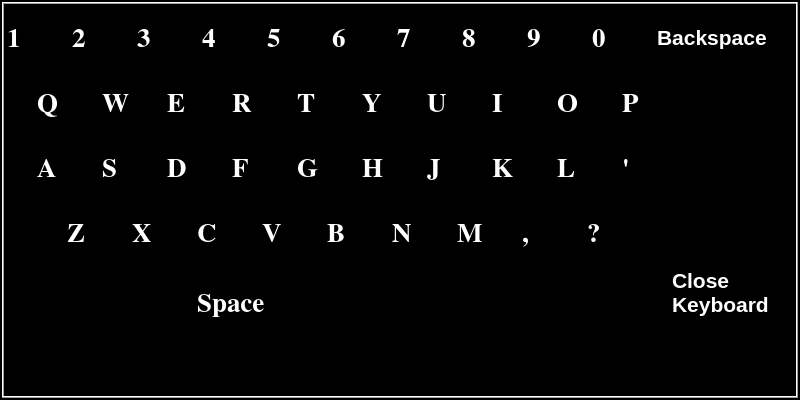
<?xml version="1.0" encoding="UTF-8"?>
<ui version="4.0">
 <class>FrmKeyboard</class>
 <widget class="QDialog" name="FrmKeyboard">
  <property name="geometry">
   <rect>
    <x>0</x>
    <y>0</y>
    <width>800</width>
    <height>400</height>
   </rect>
  </property>
  <property name="palette">
   <palette>
    <active>
     <colorrole role="WindowText">
      <brush brushstyle="SolidPattern">
       <color alpha="255">
        <red>255</red>
        <green>255</green>
        <blue>255</blue>
       </color>
      </brush>
     </colorrole>
     <colorrole role="Text">
      <brush brushstyle="SolidPattern">
       <color alpha="255">
        <red>255</red>
        <green>255</green>
        <blue>255</blue>
       </color>
      </brush>
     </colorrole>
     <colorrole role="Base">
      <brush brushstyle="SolidPattern">
       <color alpha="255">
        <red>0</red>
        <green>0</green>
        <blue>0</blue>
       </color>
      </brush>
     </colorrole>
     <colorrole role="Window">
      <brush brushstyle="SolidPattern">
       <color alpha="255">
        <red>0</red>
        <green>0</green>
        <blue>0</blue>
       </color>
      </brush>
     </colorrole>
    </active>
    <inactive>
     <colorrole role="WindowText">
      <brush brushstyle="SolidPattern">
       <color alpha="255">
        <red>255</red>
        <green>255</green>
        <blue>255</blue>
       </color>
      </brush>
     </colorrole>
     <colorrole role="Text">
      <brush brushstyle="SolidPattern">
       <color alpha="255">
        <red>255</red>
        <green>255</green>
        <blue>255</blue>
       </color>
      </brush>
     </colorrole>
     <colorrole role="Base">
      <brush brushstyle="SolidPattern">
       <color alpha="255">
        <red>0</red>
        <green>0</green>
        <blue>0</blue>
       </color>
      </brush>
     </colorrole>
     <colorrole role="Window">
      <brush brushstyle="SolidPattern">
       <color alpha="255">
        <red>0</red>
        <green>0</green>
        <blue>0</blue>
       </color>
      </brush>
     </colorrole>
    </inactive>
    <disabled>
     <colorrole role="WindowText">
      <brush brushstyle="SolidPattern">
       <color alpha="255">
        <red>122</red>
        <green>122</green>
        <blue>122</blue>
       </color>
      </brush>
     </colorrole>
     <colorrole role="Text">
      <brush brushstyle="SolidPattern">
       <color alpha="255">
        <red>122</red>
        <green>122</green>
        <blue>122</blue>
       </color>
      </brush>
     </colorrole>
     <colorrole role="Base">
      <brush brushstyle="SolidPattern">
       <color alpha="255">
        <red>0</red>
        <green>0</green>
        <blue>0</blue>
       </color>
      </brush>
     </colorrole>
     <colorrole role="Window">
      <brush brushstyle="SolidPattern">
       <color alpha="255">
        <red>0</red>
        <green>0</green>
        <blue>0</blue>
       </color>
      </brush>
     </colorrole>
    </disabled>
   </palette>
  </property>
  <property name="windowTitle">
   <string>Dialog</string>
  </property>
  <widget class="QFrame" name="frame">
   <property name="geometry">
    <rect>
     <x>2</x>
     <y>2</y>
     <width>796</width>
     <height>396</height>
    </rect>
   </property>
   <property name="frameShape">
    <enum>QFrame::Box</enum>
   </property>
   <property name="frameShadow">
    <enum>QFrame::Raised</enum>
   </property>
   <widget class="SKG_Button" name="btn2">
    <property name="geometry">
     <rect>
      <x>70</x>
      <y>5</y>
      <width>60</width>
      <height>60</height>
     </rect>
    </property>
    <property name="font">
     <font>
      <family>Nimbus Roman No9 L</family>
      <pointsize>20</pointsize>
      <weight>75</weight>
      <italic>false</italic>
      <bold>true</bold>
     </font>
    </property>
    <property name="autoFillBackground">
     <bool>true</bool>
    </property>
    <property name="text">
     <string>2</string>
    </property>
   </widget>
   <widget class="SKG_Button" name="btnZ">
    <property name="geometry">
     <rect>
      <x>65</x>
      <y>200</y>
      <width>60</width>
      <height>60</height>
     </rect>
    </property>
    <property name="font">
     <font>
      <family>Nimbus Roman No9 L</family>
      <pointsize>20</pointsize>
      <weight>75</weight>
      <italic>false</italic>
      <bold>true</bold>
     </font>
    </property>
    <property name="autoFillBackground">
     <bool>true</bool>
    </property>
    <property name="text">
     <string>Z</string>
    </property>
   </widget>
   <widget class="SKG_Button" name="btnF">
    <property name="geometry">
     <rect>
      <x>230</x>
      <y>135</y>
      <width>60</width>
      <height>60</height>
     </rect>
    </property>
    <property name="font">
     <font>
      <family>Nimbus Roman No9 L</family>
      <pointsize>20</pointsize>
      <weight>75</weight>
      <italic>false</italic>
      <bold>true</bold>
     </font>
    </property>
    <property name="autoFillBackground">
     <bool>true</bool>
    </property>
    <property name="text">
     <string>F</string>
    </property>
   </widget>
   <widget class="SKG_Button" name="btnK">
    <property name="geometry">
     <rect>
      <x>490</x>
      <y>135</y>
      <width>60</width>
      <height>60</height>
     </rect>
    </property>
    <property name="font">
     <font>
      <family>Nimbus Roman No9 L</family>
      <pointsize>20</pointsize>
      <weight>75</weight>
      <italic>false</italic>
      <bold>true</bold>
     </font>
    </property>
    <property name="autoFillBackground">
     <bool>true</bool>
    </property>
    <property name="text">
     <string>K</string>
    </property>
   </widget>
   <widget class="SKG_Button" name="btnY">
    <property name="geometry">
     <rect>
      <x>360</x>
      <y>70</y>
      <width>60</width>
      <height>60</height>
     </rect>
    </property>
    <property name="font">
     <font>
      <family>Nimbus Roman No9 L</family>
      <pointsize>20</pointsize>
      <weight>75</weight>
      <italic>false</italic>
      <bold>true</bold>
     </font>
    </property>
    <property name="autoFillBackground">
     <bool>true</bool>
    </property>
    <property name="text">
     <string>Y</string>
    </property>
   </widget>
   <widget class="SKG_Button" name="btnBackspace">
    <property name="geometry">
     <rect>
      <x>655</x>
      <y>5</y>
      <width>131</width>
      <height>60</height>
     </rect>
    </property>
    <property name="font">
     <font>
      <family>MS Shell Dlg 2</family>
      <pointsize>16</pointsize>
      <weight>75</weight>
      <italic>false</italic>
      <bold>true</bold>
     </font>
    </property>
    <property name="autoFillBackground">
     <bool>true</bool>
    </property>
    <property name="text">
     <string>Backspace</string>
    </property>
   </widget>
   <widget class="SKG_Button" name="btnH">
    <property name="geometry">
     <rect>
      <x>360</x>
      <y>135</y>
      <width>60</width>
      <height>60</height>
     </rect>
    </property>
    <property name="font">
     <font>
      <family>Nimbus Roman No9 L</family>
      <pointsize>20</pointsize>
      <weight>75</weight>
      <italic>false</italic>
      <bold>true</bold>
     </font>
    </property>
    <property name="autoFillBackground">
     <bool>true</bool>
    </property>
    <property name="text">
     <string>H</string>
    </property>
   </widget>
   <widget class="SKG_Button" name="btnV">
    <property name="geometry">
     <rect>
      <x>260</x>
      <y>200</y>
      <width>60</width>
      <height>60</height>
     </rect>
    </property>
    <property name="font">
     <font>
      <family>Nimbus Roman No9 L</family>
      <pointsize>20</pointsize>
      <weight>75</weight>
      <italic>false</italic>
      <bold>true</bold>
     </font>
    </property>
    <property name="autoFillBackground">
     <bool>true</bool>
    </property>
    <property name="text">
     <string>V</string>
    </property>
   </widget>
   <widget class="SKG_Button" name="btnSpace">
    <property name="geometry">
     <rect>
      <x>195</x>
      <y>270</y>
      <width>361</width>
      <height>60</height>
     </rect>
    </property>
    <property name="font">
     <font>
      <family>Nimbus Roman No9 L</family>
      <pointsize>20</pointsize>
      <weight>75</weight>
      <italic>false</italic>
      <bold>true</bold>
     </font>
    </property>
    <property name="autoFillBackground">
     <bool>true</bool>
    </property>
    <property name="text">
     <string>Space</string>
    </property>
   </widget>
   <widget class="SKG_Button" name="btnComma">
    <property name="geometry">
     <rect>
      <x>520</x>
      <y>200</y>
      <width>60</width>
      <height>60</height>
     </rect>
    </property>
    <property name="font">
     <font>
      <family>Nimbus Roman No9 L</family>
      <pointsize>20</pointsize>
      <weight>75</weight>
      <italic>false</italic>
      <bold>true</bold>
     </font>
    </property>
    <property name="autoFillBackground">
     <bool>true</bool>
    </property>
    <property name="text">
     <string>,</string>
    </property>
   </widget>
   <widget class="SKG_Button" name="btnW">
    <property name="geometry">
     <rect>
      <x>100</x>
      <y>70</y>
      <width>60</width>
      <height>60</height>
     </rect>
    </property>
    <property name="font">
     <font>
      <family>Nimbus Roman No9 L</family>
      <pointsize>20</pointsize>
      <weight>75</weight>
      <italic>false</italic>
      <bold>true</bold>
     </font>
    </property>
    <property name="autoFillBackground">
     <bool>true</bool>
    </property>
    <property name="text">
     <string>W</string>
    </property>
   </widget>
   <widget class="SKG_Button" name="btnApostrophe">
    <property name="geometry">
     <rect>
      <x>620</x>
      <y>135</y>
      <width>60</width>
      <height>60</height>
     </rect>
    </property>
    <property name="font">
     <font>
      <family>Nimbus Roman No9 L</family>
      <pointsize>20</pointsize>
      <weight>75</weight>
      <italic>false</italic>
      <bold>true</bold>
     </font>
    </property>
    <property name="autoFillBackground">
     <bool>true</bool>
    </property>
    <property name="text">
     <string>'</string>
    </property>
   </widget>
   <widget class="SKG_Button" name="btnS">
    <property name="geometry">
     <rect>
      <x>100</x>
      <y>135</y>
      <width>60</width>
      <height>60</height>
     </rect>
    </property>
    <property name="font">
     <font>
      <family>Nimbus Roman No9 L</family>
      <pointsize>20</pointsize>
      <weight>75</weight>
      <italic>false</italic>
      <bold>true</bold>
     </font>
    </property>
    <property name="autoFillBackground">
     <bool>true</bool>
    </property>
    <property name="text">
     <string>S</string>
    </property>
   </widget>
   <widget class="SKG_Button" name="btnC">
    <property name="geometry">
     <rect>
      <x>195</x>
      <y>200</y>
      <width>60</width>
      <height>60</height>
     </rect>
    </property>
    <property name="font">
     <font>
      <family>Nimbus Roman No9 L</family>
      <pointsize>20</pointsize>
      <weight>75</weight>
      <italic>false</italic>
      <bold>true</bold>
     </font>
    </property>
    <property name="autoFillBackground">
     <bool>true</bool>
    </property>
    <property name="text">
     <string>C</string>
    </property>
   </widget>
   <widget class="SKG_Button" name="btnE">
    <property name="geometry">
     <rect>
      <x>165</x>
      <y>70</y>
      <width>60</width>
      <height>60</height>
     </rect>
    </property>
    <property name="font">
     <font>
      <family>Nimbus Roman No9 L</family>
      <pointsize>20</pointsize>
      <weight>75</weight>
      <italic>false</italic>
      <bold>true</bold>
     </font>
    </property>
    <property name="autoFillBackground">
     <bool>true</bool>
    </property>
    <property name="text">
     <string>E</string>
    </property>
   </widget>
   <widget class="SKG_Button" name="btn8">
    <property name="geometry">
     <rect>
      <x>460</x>
      <y>5</y>
      <width>60</width>
      <height>60</height>
     </rect>
    </property>
    <property name="font">
     <font>
      <family>Nimbus Roman No9 L</family>
      <pointsize>20</pointsize>
      <weight>75</weight>
      <italic>false</italic>
      <bold>true</bold>
     </font>
    </property>
    <property name="autoFillBackground">
     <bool>true</bool>
    </property>
    <property name="text">
     <string>8</string>
    </property>
   </widget>
   <widget class="SKG_Button" name="btnL">
    <property name="geometry">
     <rect>
      <x>555</x>
      <y>135</y>
      <width>60</width>
      <height>60</height>
     </rect>
    </property>
    <property name="font">
     <font>
      <family>Nimbus Roman No9 L</family>
      <pointsize>20</pointsize>
      <weight>75</weight>
      <italic>false</italic>
      <bold>true</bold>
     </font>
    </property>
    <property name="autoFillBackground">
     <bool>true</bool>
    </property>
    <property name="text">
     <string>L</string>
    </property>
   </widget>
   <widget class="SKG_Button" name="btnI">
    <property name="geometry">
     <rect>
      <x>490</x>
      <y>70</y>
      <width>60</width>
      <height>60</height>
     </rect>
    </property>
    <property name="font">
     <font>
      <family>Nimbus Roman No9 L</family>
      <pointsize>20</pointsize>
      <weight>75</weight>
      <italic>false</italic>
      <bold>true</bold>
     </font>
    </property>
    <property name="autoFillBackground">
     <bool>true</bool>
    </property>
    <property name="text">
     <string>I</string>
    </property>
   </widget>
   <widget class="SKG_Button" name="btn1">
    <property name="geometry">
     <rect>
      <x>5</x>
      <y>5</y>
      <width>60</width>
      <height>60</height>
     </rect>
    </property>
    <property name="font">
     <font>
      <family>Nimbus Roman No9 L</family>
      <pointsize>20</pointsize>
      <weight>75</weight>
      <italic>false</italic>
      <bold>true</bold>
     </font>
    </property>
    <property name="autoFillBackground">
     <bool>true</bool>
    </property>
    <property name="text">
     <string>1</string>
    </property>
   </widget>
   <widget class="SKG_Button" name="btnQ">
    <property name="geometry">
     <rect>
      <x>35</x>
      <y>70</y>
      <width>60</width>
      <height>60</height>
     </rect>
    </property>
    <property name="font">
     <font>
      <family>Nimbus Roman No9 L</family>
      <pointsize>20</pointsize>
      <weight>75</weight>
      <italic>false</italic>
      <bold>true</bold>
     </font>
    </property>
    <property name="autoFillBackground">
     <bool>true</bool>
    </property>
    <property name="text">
     <string>Q</string>
    </property>
   </widget>
   <widget class="SKG_Button" name="btnQuestionMark">
    <property name="geometry">
     <rect>
      <x>585</x>
      <y>200</y>
      <width>60</width>
      <height>60</height>
     </rect>
    </property>
    <property name="font">
     <font>
      <family>Nimbus Roman No9 L</family>
      <pointsize>20</pointsize>
      <weight>75</weight>
      <italic>false</italic>
      <bold>true</bold>
     </font>
    </property>
    <property name="autoFillBackground">
     <bool>true</bool>
    </property>
    <property name="text">
     <string>?</string>
    </property>
   </widget>
   <widget class="SKG_Button" name="btnU">
    <property name="geometry">
     <rect>
      <x>425</x>
      <y>70</y>
      <width>60</width>
      <height>60</height>
     </rect>
    </property>
    <property name="font">
     <font>
      <family>Nimbus Roman No9 L</family>
      <pointsize>20</pointsize>
      <weight>75</weight>
      <italic>false</italic>
      <bold>true</bold>
     </font>
    </property>
    <property name="autoFillBackground">
     <bool>true</bool>
    </property>
    <property name="text">
     <string>U</string>
    </property>
   </widget>
   <widget class="SKG_Button" name="btn6">
    <property name="geometry">
     <rect>
      <x>330</x>
      <y>5</y>
      <width>60</width>
      <height>60</height>
     </rect>
    </property>
    <property name="font">
     <font>
      <family>Nimbus Roman No9 L</family>
      <pointsize>20</pointsize>
      <weight>75</weight>
      <italic>false</italic>
      <bold>true</bold>
     </font>
    </property>
    <property name="autoFillBackground">
     <bool>true</bool>
    </property>
    <property name="text">
     <string>6</string>
    </property>
   </widget>
   <widget class="SKG_Button" name="btnP">
    <property name="geometry">
     <rect>
      <x>620</x>
      <y>70</y>
      <width>60</width>
      <height>60</height>
     </rect>
    </property>
    <property name="font">
     <font>
      <family>Nimbus Roman No9 L</family>
      <pointsize>20</pointsize>
      <weight>75</weight>
      <italic>false</italic>
      <bold>true</bold>
     </font>
    </property>
    <property name="autoFillBackground">
     <bool>true</bool>
    </property>
    <property name="text">
     <string>P</string>
    </property>
   </widget>
   <widget class="SKG_Button" name="btnT">
    <property name="geometry">
     <rect>
      <x>295</x>
      <y>70</y>
      <width>60</width>
      <height>60</height>
     </rect>
    </property>
    <property name="font">
     <font>
      <family>Nimbus Roman No9 L</family>
      <pointsize>20</pointsize>
      <weight>75</weight>
      <italic>false</italic>
      <bold>true</bold>
     </font>
    </property>
    <property name="autoFillBackground">
     <bool>true</bool>
    </property>
    <property name="text">
     <string>T</string>
    </property>
   </widget>
   <widget class="SKG_Button" name="btn4">
    <property name="geometry">
     <rect>
      <x>200</x>
      <y>5</y>
      <width>60</width>
      <height>60</height>
     </rect>
    </property>
    <property name="font">
     <font>
      <family>Nimbus Roman No9 L</family>
      <pointsize>20</pointsize>
      <weight>75</weight>
      <italic>false</italic>
      <bold>true</bold>
     </font>
    </property>
    <property name="autoFillBackground">
     <bool>true</bool>
    </property>
    <property name="text">
     <string>4</string>
    </property>
   </widget>
   <widget class="SKG_Button" name="btn7">
    <property name="geometry">
     <rect>
      <x>395</x>
      <y>5</y>
      <width>60</width>
      <height>60</height>
     </rect>
    </property>
    <property name="font">
     <font>
      <family>Nimbus Roman No9 L</family>
      <pointsize>20</pointsize>
      <weight>75</weight>
      <italic>false</italic>
      <bold>true</bold>
     </font>
    </property>
    <property name="autoFillBackground">
     <bool>true</bool>
    </property>
    <property name="text">
     <string>7</string>
    </property>
   </widget>
   <widget class="SKG_Button" name="btnG">
    <property name="geometry">
     <rect>
      <x>295</x>
      <y>135</y>
      <width>60</width>
      <height>60</height>
     </rect>
    </property>
    <property name="font">
     <font>
      <family>Nimbus Roman No9 L</family>
      <pointsize>20</pointsize>
      <weight>75</weight>
      <italic>false</italic>
      <bold>true</bold>
     </font>
    </property>
    <property name="autoFillBackground">
     <bool>true</bool>
    </property>
    <property name="text">
     <string>G</string>
    </property>
   </widget>
   <widget class="SKG_Button" name="btn3">
    <property name="geometry">
     <rect>
      <x>135</x>
      <y>5</y>
      <width>60</width>
      <height>60</height>
     </rect>
    </property>
    <property name="font">
     <font>
      <family>Nimbus Roman No9 L</family>
      <pointsize>20</pointsize>
      <weight>75</weight>
      <italic>false</italic>
      <bold>true</bold>
     </font>
    </property>
    <property name="autoFillBackground">
     <bool>true</bool>
    </property>
    <property name="text">
     <string>3</string>
    </property>
   </widget>
   <widget class="SKG_Button" name="btnX">
    <property name="geometry">
     <rect>
      <x>130</x>
      <y>200</y>
      <width>60</width>
      <height>60</height>
     </rect>
    </property>
    <property name="font">
     <font>
      <family>Nimbus Roman No9 L</family>
      <pointsize>20</pointsize>
      <weight>75</weight>
      <italic>false</italic>
      <bold>true</bold>
     </font>
    </property>
    <property name="autoFillBackground">
     <bool>true</bool>
    </property>
    <property name="text">
     <string>X</string>
    </property>
   </widget>
   <widget class="SKG_Button" name="btnD">
    <property name="geometry">
     <rect>
      <x>165</x>
      <y>135</y>
      <width>60</width>
      <height>60</height>
     </rect>
    </property>
    <property name="font">
     <font>
      <family>Nimbus Roman No9 L</family>
      <pointsize>20</pointsize>
      <weight>75</weight>
      <italic>false</italic>
      <bold>true</bold>
     </font>
    </property>
    <property name="autoFillBackground">
     <bool>true</bool>
    </property>
    <property name="text">
     <string>D</string>
    </property>
   </widget>
   <widget class="SKG_Button" name="btn0">
    <property name="geometry">
     <rect>
      <x>590</x>
      <y>5</y>
      <width>60</width>
      <height>60</height>
     </rect>
    </property>
    <property name="font">
     <font>
      <family>Nimbus Roman No9 L</family>
      <pointsize>20</pointsize>
      <weight>75</weight>
      <italic>false</italic>
      <bold>true</bold>
     </font>
    </property>
    <property name="autoFillBackground">
     <bool>true</bool>
    </property>
    <property name="text">
     <string>0</string>
    </property>
   </widget>
   <widget class="SKG_Button" name="btn9">
    <property name="geometry">
     <rect>
      <x>525</x>
      <y>5</y>
      <width>60</width>
      <height>60</height>
     </rect>
    </property>
    <property name="font">
     <font>
      <family>Nimbus Roman No9 L</family>
      <pointsize>20</pointsize>
      <weight>75</weight>
      <italic>false</italic>
      <bold>true</bold>
     </font>
    </property>
    <property name="autoFillBackground">
     <bool>true</bool>
    </property>
    <property name="text">
     <string>9</string>
    </property>
   </widget>
   <widget class="SKG_Button" name="btnO">
    <property name="geometry">
     <rect>
      <x>555</x>
      <y>70</y>
      <width>60</width>
      <height>60</height>
     </rect>
    </property>
    <property name="font">
     <font>
      <family>Nimbus Roman No9 L</family>
      <pointsize>20</pointsize>
      <weight>75</weight>
      <italic>false</italic>
      <bold>true</bold>
     </font>
    </property>
    <property name="autoFillBackground">
     <bool>true</bool>
    </property>
    <property name="text">
     <string>O</string>
    </property>
   </widget>
   <widget class="SKG_Button" name="btnA">
    <property name="geometry">
     <rect>
      <x>35</x>
      <y>135</y>
      <width>60</width>
      <height>60</height>
     </rect>
    </property>
    <property name="font">
     <font>
      <family>Nimbus Roman No9 L</family>
      <pointsize>20</pointsize>
      <weight>75</weight>
      <italic>false</italic>
      <bold>true</bold>
     </font>
    </property>
    <property name="autoFillBackground">
     <bool>true</bool>
    </property>
    <property name="text">
     <string>A</string>
    </property>
   </widget>
   <widget class="SKG_Button" name="btn5">
    <property name="geometry">
     <rect>
      <x>265</x>
      <y>5</y>
      <width>60</width>
      <height>60</height>
     </rect>
    </property>
    <property name="font">
     <font>
      <family>Nimbus Roman No9 L</family>
      <pointsize>20</pointsize>
      <weight>75</weight>
      <italic>false</italic>
      <bold>true</bold>
     </font>
    </property>
    <property name="autoFillBackground">
     <bool>true</bool>
    </property>
    <property name="text">
     <string>5</string>
    </property>
   </widget>
   <widget class="SKG_Button" name="btnM">
    <property name="geometry">
     <rect>
      <x>455</x>
      <y>200</y>
      <width>60</width>
      <height>60</height>
     </rect>
    </property>
    <property name="font">
     <font>
      <family>Nimbus Roman No9 L</family>
      <pointsize>20</pointsize>
      <weight>75</weight>
      <italic>false</italic>
      <bold>true</bold>
     </font>
    </property>
    <property name="autoFillBackground">
     <bool>true</bool>
    </property>
    <property name="text">
     <string>M</string>
    </property>
   </widget>
   <widget class="SKG_Button" name="btnN">
    <property name="geometry">
     <rect>
      <x>390</x>
      <y>200</y>
      <width>60</width>
      <height>60</height>
     </rect>
    </property>
    <property name="font">
     <font>
      <family>Nimbus Roman No9 L</family>
      <pointsize>20</pointsize>
      <weight>75</weight>
      <italic>false</italic>
      <bold>true</bold>
     </font>
    </property>
    <property name="autoFillBackground">
     <bool>true</bool>
    </property>
    <property name="text">
     <string>N</string>
    </property>
   </widget>
   <widget class="SKG_Button" name="btnJ">
    <property name="geometry">
     <rect>
      <x>425</x>
      <y>135</y>
      <width>60</width>
      <height>60</height>
     </rect>
    </property>
    <property name="font">
     <font>
      <family>Nimbus Roman No9 L</family>
      <pointsize>20</pointsize>
      <weight>75</weight>
      <italic>false</italic>
      <bold>true</bold>
     </font>
    </property>
    <property name="autoFillBackground">
     <bool>true</bool>
    </property>
    <property name="text">
     <string>J</string>
    </property>
   </widget>
   <widget class="SKG_Button" name="btnR">
    <property name="geometry">
     <rect>
      <x>230</x>
      <y>70</y>
      <width>60</width>
      <height>60</height>
     </rect>
    </property>
    <property name="font">
     <font>
      <family>Nimbus Roman No9 L</family>
      <pointsize>20</pointsize>
      <weight>75</weight>
      <italic>false</italic>
      <bold>true</bold>
     </font>
    </property>
    <property name="autoFillBackground">
     <bool>true</bool>
    </property>
    <property name="text">
     <string>R</string>
    </property>
   </widget>
   <widget class="SKG_Button" name="btnB">
    <property name="geometry">
     <rect>
      <x>325</x>
      <y>200</y>
      <width>60</width>
      <height>60</height>
     </rect>
    </property>
    <property name="font">
     <font>
      <family>Nimbus Roman No9 L</family>
      <pointsize>20</pointsize>
      <weight>75</weight>
      <italic>false</italic>
      <bold>true</bold>
     </font>
    </property>
    <property name="autoFillBackground">
     <bool>true</bool>
    </property>
    <property name="text">
     <string>B</string>
    </property>
   </widget>
   <widget class="SKG_Button" name="btnShift">
    <property name="geometry">
     <rect>
      <x>10</x>
      <y>270</y>
      <width>111</width>
      <height>60</height>
     </rect>
    </property>
    <property name="autoFillBackground">
     <bool>true</bool>
    </property>
    <property name="text">
     <string/>
    </property>
   </widget>
   <widget class="SKG_Button" name="btnClose">
    <property name="geometry">
     <rect>
      <x>670</x>
      <y>250</y>
      <width>121</width>
      <height>81</height>
     </rect>
    </property>
    <property name="font">
     <font>
      <family>MS Shell Dlg 2</family>
      <pointsize>16</pointsize>
      <weight>75</weight>
      <italic>false</italic>
      <bold>true</bold>
     </font>
    </property>
    <property name="autoFillBackground">
     <bool>true</bool>
    </property>
    <property name="text">
     <string>Close Keyboard</string>
    </property>
    <property name="wordWrap">
     <bool>true</bool>
    </property>
   </widget>
  </widget>
 </widget>
 <customwidgets>
  <customwidget>
   <class>SKG_Button</class>
   <extends>QLabel</extends>
   <header>skg_button.h</header>
  </customwidget>
 </customwidgets>
 <resources/>
 <connections/>
</ui>
